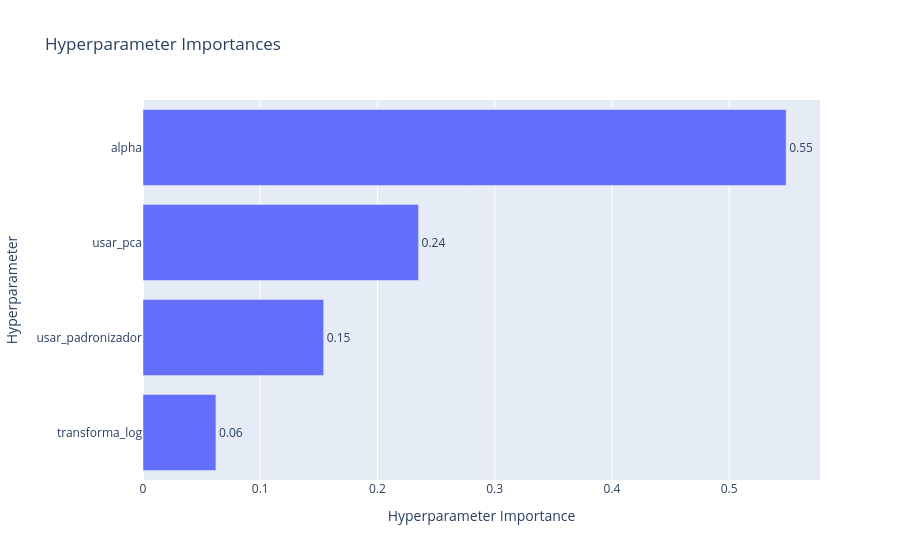

The code cell stored with this chart in its notebook:
### Code cell
vis.plot_param_importances(estudo_hpc)

### Figure 1 — Plotly figure (JSON) as saved in the notebook; plotly's stock layout.template omitted (floating-point values rounded to 4 significant figures)
{"data": [{"cliponaxis": false, "hovertemplate": ["transforma_log (CategoricalDistribution): 0.06219665595614299<extra></extra>", "usar_padronizador (CategoricalDistribution): 0.15411986103697992<extra></extra>", "usar_pca (CategoricalDistribution): 0.23505509015439588<extra></extra>", "alpha (FloatDistribution): 0.5486283928524812<extra></extra>"], "name": "Objective Value", "orientation": "h", "text": ["0.06", "0.15", "0.24", "0.55"], "textposition": "outside", "type": "bar", "x": [0.0622, 0.1541, 0.2351, 0.5486], "y": ["transforma_log", "usar_padronizador", "usar_pca", "alpha"]}], "layout": {"title": {"text": "Hyperparameter Importances"}, "xaxis": {"title": {"text": "Hyperparameter Importance"}}, "yaxis": {"title": {"text": "Hyperparameter"}}}}
